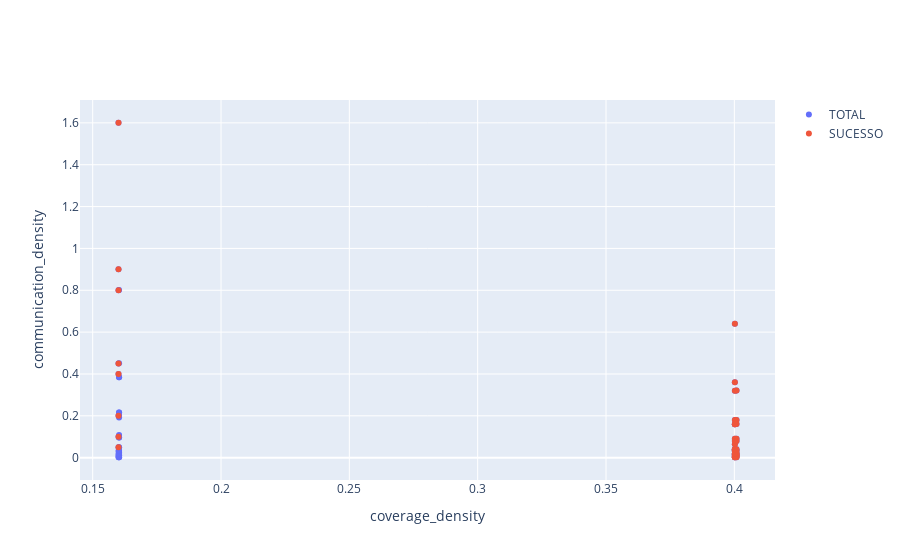

The cell this chart's notebook holds for it:
### Code cell
fig = go.Figure(data=[
    go.Scatter(x=df['coverage_density'],      name='TOTAL',
               y=df['communication_density']/1000, mode='markers'),
    go.Scatter(x=df_sucesso['coverage_density'],      name='SUCESSO',
               y=df_sucesso['communication_density']/1000, mode='markers'),
])

fig.update_xaxes(title_text = "coverage_density")
fig.update_yaxes(title_text = "communication_density")
fig.show()
